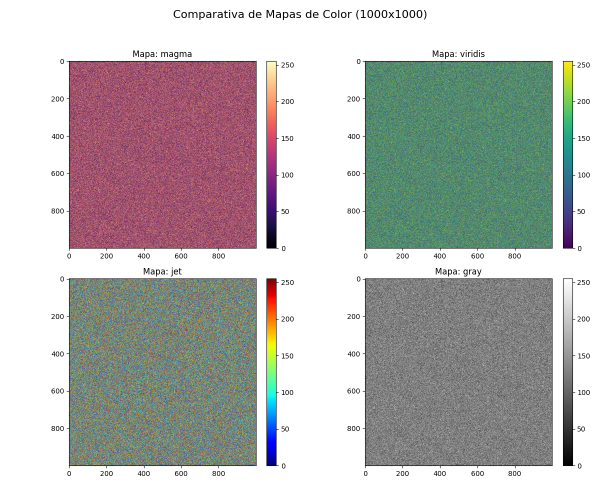
#> input picture CV_GuideOne/images/comparativa_colores.png, 1200 x 1000 px (shown at 1/2 size)
$ python -i main.py   (imports and definitions only)
#> lines starting #> are read from the running program, lines starting #| are printed output that depends on the picture; after the words box and inside, x2 and y2 are one past the last pixel; in counts of white or black regions, pixels touching at a corner belong together
#> further down, picture is the input picture: shape (1000, 1200, 3); mean B, G, R 183.4, 185.3, 186.5
import tkinter as tk

import cv2
import numpy as np
from pygrabber.dshow_graph import FilterGraph


class CameraManager:

    # [4 lines left out: function get_available_cameras, not called in this run]


class ColorProcessor:
    def __init__(self):
        self.color_ranges = {
            "Rojo": [
                (np.array([0, 120, 70]), np.array([10, 255, 255])),
                (np.array([170, 120, 70]), np.array([180, 255, 255]))
            ],
            "Verde": [
                (np.array([35, 100, 100]), np.array([85, 255, 255]))
            ],
            "Azul": [
                (np.array([100, 150, 0]), np.array([140, 255, 255]))
            ]
        }
        self.kernel = np.ones((5, 5), np.uint8)

    def process_frame(self, frame):
        hsv_frame = cv2.cvtColor(frame, cv2.COLOR_BGR2HSV)
#> hsv_frame: shape (1000, 1200, 3); mean H, S, V 36.3, 41.2, 197.9

        for color_name, ranges in self.color_ranges.items():
            mask = None
            for lower, upper in ranges:
                current_mask = cv2.inRange(hsv_frame, lower, upper)
                mask = current_mask if mask is None else cv2.add(mask, current_mask)

            mask = cv2.morphologyEx(mask, cv2.MORPH_OPEN, self.kernel)

            contours, _ = cv2.findContours(mask, cv2.RETR_EXTERNAL, cv2.CHAIN_APPROX_SIMPLE)

            for cnt in contours:
                if cv2.contourArea(cnt) > 1500:
                    x, y, w, h = cv2.boundingRect(cnt)
                    cv2.rectangle(frame, (x, y), (x + w, y + h), (0, 255, 0), 2)
                    cv2.putText(frame, f"{color_name}", (x, y - 10),
                                cv2.FONT_HERSHEY_SIMPLEX, 0.6, (255, 255, 255), 2)
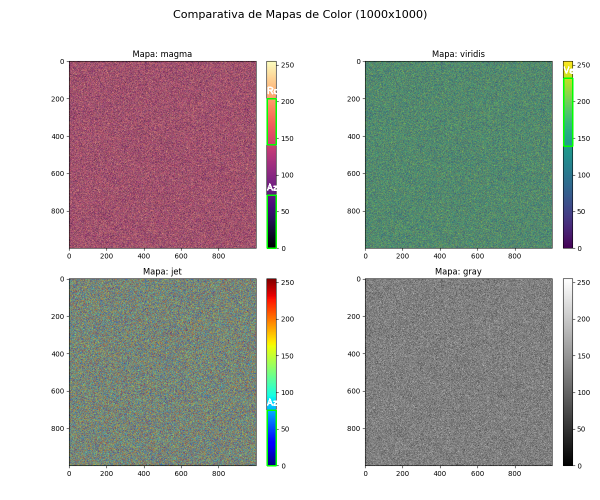
#> frame: shape (1000, 1200, 3) (shown at 1/2 size); 0.31% of pixels changed, all inside (x1, y1, x2, y2) = (533, 132, 1167, 933)
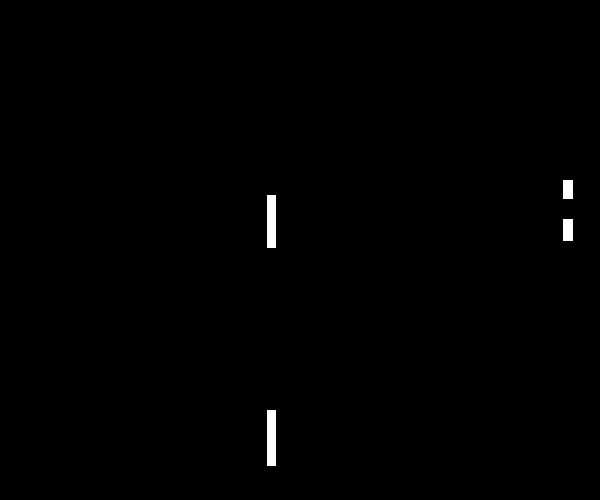
#> mask: shape (1000, 1200) (shown at 1/2 size); 0.45% white; 4 white regions, box (x1, y1, x2, y2) and area: (534, 820, 552, 931) 1998, (534, 390, 552, 496) 1908, (1127, 438, 1145, 482) 792, (1127, 360, 1145, 398) 684
        return frame


class App:

    # [57 lines left out: functions __init__, setup_gui, start_vision_loop, run_opencv_thread, not called in this run]


def main():
    app = App()
    app.root.mainloop()


# [2 lines not run here, left out]

>>> import cv2
>>> picture = cv2.imread('../images/comparativa_colores.png')
>>> result = ColorProcessor().process_frame(picture)
